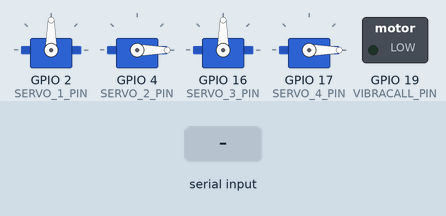
Simulated run of this sketch. Board: ESP32. Parts: 4 × servo, switched loads named in the sketch (green lamp = pin HIGH). Dashed ring = blinking. The inputs (shaded band) are chosen by the test bench.

Above: at 1.2 s.
1.3 s: "7" received over Serial
At 1.7 s:
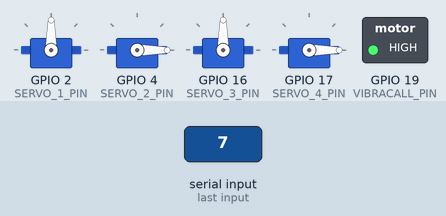
3.8 s: "1" received over Serial
At 5.5 s:
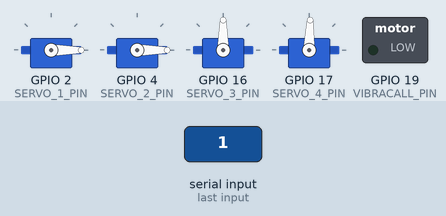
5.8 s: "2" received over Serial
At 7.0 s:
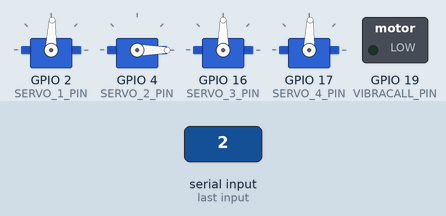
7.8 s: "3" received over Serial
At 9.5 s:
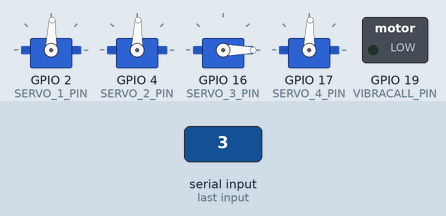
9.8 s: "4" received over Serial
At 11.2 s:
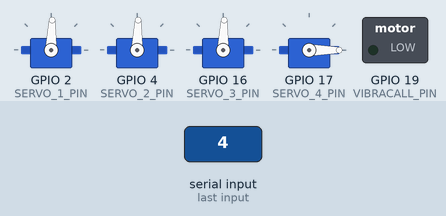
11.8 s: "5" received over Serial
At 12.4 s:
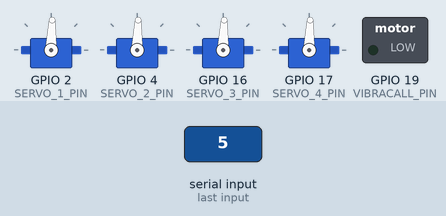
Timing chart, 0 to 14.3 s (numbered marks = the images above; inputs shaded):
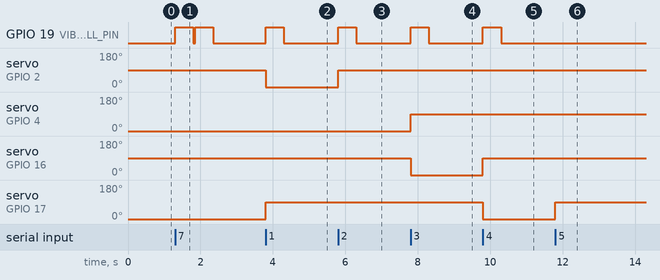

Measured:
- after the input at 1.3 s, GPIO 19 (VIBRACALL_PIN): alternates HIGH for 0.50 s and LOW for 0.05 s, 4 changes in all, then stays LOW, starting at once
- after the input at 3.8 s, GPIO 19 (VIBRACALL_PIN): LOW → HIGH at once, → LOW 0.50 s later; servo on GPIO 2 (SERVO_1_PIN): 90° → 0° at once; servo on GPIO 17 (SERVO_4_PIN): 0° → 88° at once
- after the input at 5.8 s, GPIO 19 (VIBRACALL_PIN): LOW → HIGH at once, → LOW 0.50 s later; servo on GPIO 2 (SERVO_1_PIN): 0° → 88° at once
- after the input at 7.8 s, GPIO 19 (VIBRACALL_PIN): LOW → HIGH at once, → LOW 0.50 s later; servo on GPIO 4 (SERVO_2_PIN): 0° → 88° at once; servo on GPIO 16 (SERVO_3_PIN): 90° → 0° at once
- after the input at 9.8 s, GPIO 19 (VIBRACALL_PIN): LOW → HIGH at once, → LOW 0.50 s later; servo on GPIO 16 (SERVO_3_PIN): 0° → 88° at once; servo on GPIO 17 (SERVO_4_PIN): 88° → 0° at once
- after the input at 11.8 s, servo on GPIO 17 (SERVO_4_PIN): 0° → 88° at once

The sketch:

melody-acessibility-firmware.ino
```cpp
#include <ESP32Servo.h>

#define SERVO_1_PIN 2
#define SERVO_2_PIN 4
#define SERVO_3_PIN 16
#define SERVO_4_PIN 17
#define VIBRACALL_PIN 19

#define BUFFER_SIZE 32

Servo servo1;
Servo servo2;
Servo servo3;
Servo servo4;

// Função para definir o duty cycle de um servo específico
void setServoDuty(int servoNum, int duty)
{
    // Garante que o duty cycle está dentro dos limites
    duty = constrain(duty, 0, 100);

    // Mapeia de 0-100% para o valor de pulso do servo (500-2400us é um range comum)
    int pulseWidth = map(duty, 0, 100, 500, 2400);

    // Aplica ao servo correto
    switch (servoNum)
    {
    case 1:
        servo1.writeMicroseconds(pulseWidth);
        break;
    case 2:
        servo2.writeMicroseconds(pulseWidth);
        break;
    case 3:
        servo3.writeMicroseconds(pulseWidth);
        break;
    case 4:
        servo4.writeMicroseconds(pulseWidth);
        break;
    }
}

void setup()
{
    pinMode(VIBRACALL_PIN, OUTPUT);
    Serial.begin(115200);
    servo1.attach(SERVO_1_PIN);
    servo2.attach(SERVO_2_PIN);
    servo3.attach(SERVO_3_PIN);
    servo4.attach(SERVO_4_PIN);

    // Inicia os motores na posicao default
    setServoDuty(SERVO_1_PIN, 0);
    setServoDuty(SERVO_2_PIN, 0);
    setServoDuty(SERVO_3_PIN, 0);
    setServoDuty(SERVO_4_PIN, 0);
}

void loop()
{
    if(Serial.available() > 0){
        char command =Serial.read();
        switch(command){
            case '1':
                setServoDuty(4,50);
                setServoDuty(1,0);
                digitalWrite(VIBRACALL_PIN, HIGH);
                delay(500);
                digitalWrite(VIBRACALL_PIN, LOW);
                break;
            case '2':
                setServoDuty(1,50);
                setServoDuty(2,0);
                digitalWrite(VIBRACALL_PIN, HIGH);
                delay(500);
                digitalWrite(VIBRACALL_PIN, LOW);
                break;
            case '3':
                setServoDuty(2,50);
                setServoDuty(3,0);
                digitalWrite(VIBRACALL_PIN, HIGH);
                delay(500);
                digitalWrite(VIBRACALL_PIN, LOW);
                break;
            case '4':
                setServoDuty(3,50);
                setServoDuty(4,0);
                digitalWrite(VIBRACALL_PIN, HIGH);
                delay(500);
                digitalWrite(VIBRACALL_PIN, LOW);
                break;
            case '5':
                setServoDuty(1,50);
                setServoDuty(2,50);
                setServoDuty(3,50);
                setServoDuty(4,50);
                break;
            case '6':
                digitalWrite(VIBRACALL_PIN,HIGH);
                delay(500);
                digitalWrite(VIBRACALL_PIN,LOW);
                break;
            case '7':
                digitalWrite(VIBRACALL_PIN,HIGH);
                delay(500);
                digitalWrite(VIBRACALL_PIN,LOW);
                delay(50);
                digitalWrite(VIBRACALL_PIN,HIGH);
                delay(500);
                digitalWrite(VIBRACALL_PIN,LOW);
                break;
        }
    }
}
```
